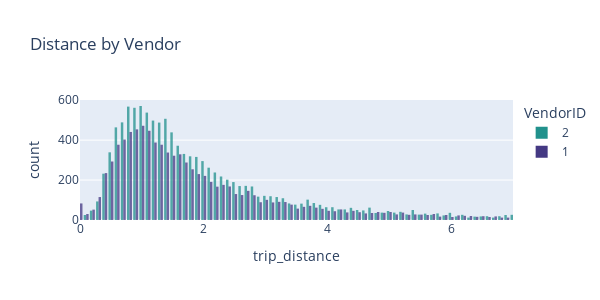

Here is the notebook cell this chart was saved with:
### Code cell
px.histogram(data_frame = df, x = "trip_distance", title='',
             color='VendorID', color_discrete_map = {1:'#443983', 2:'#21918c'}, 
             range_x=(0,7), nbins=600, barmode=['group','overlay','relative'][0],
             width=600, height=300, opacity=0.75)

### Figure 1 — Plotly figure (JSON) as saved in the notebook; plotly's stock layout.template omitted (floating-point values rounded to 4 significant figures; data arrays with more than 128 entries replaced by an {"elided": "..."} marker saying what was removed)
{"data": [{"alignmentgroup": "True", "bingroup": "x", "hovertemplate": "VendorID=2<br>trip_distance=%{x}<br>count=%{y}<extra></extra>", "legendgroup": "2", "marker": {"color": "#21918c", "opacity": 0.75, "pattern": {"shape": ""}}, "name": "2", "nbinsx": 600, "offsetgroup": "2", "orientation": "v", "showlegend": true, "type": "histogram", "x": {"elided": "12626 float values"}, "xaxis": "x", "yaxis": "y"}, {"alignmentgroup": "True", "bingroup": "x", "hovertemplate": "VendorID=1<br>trip_distance=%{x}<br>count=%{y}<extra></extra>", "legendgroup": "1", "marker": {"color": "#443983", "opacity": 0.75, "pattern": {"shape": ""}}, "name": "1", "nbinsx": 600, "offsetgroup": "1", "orientation": "v", "showlegend": true, "type": "histogram", "x": {"elided": "10073 float values"}, "xaxis": "x", "yaxis": "y"}], "layout": {"barmode": "group", "height": 300, "legend": {"title": {"text": "VendorID"}, "tracegroupgap": 0}, "title": {"text": "Distance by Vendor"}, "width": 600, "xaxis": {"anchor": "y", "domain": [0, 1], "range": [0, 7], "title": {"text": "trip_distance"}, "type": "linear"}, "yaxis": {"anchor": "x", "autorange": true, "domain": [0, 1], "range": [0, 601.1], "title": {"text": "count"}}}}
